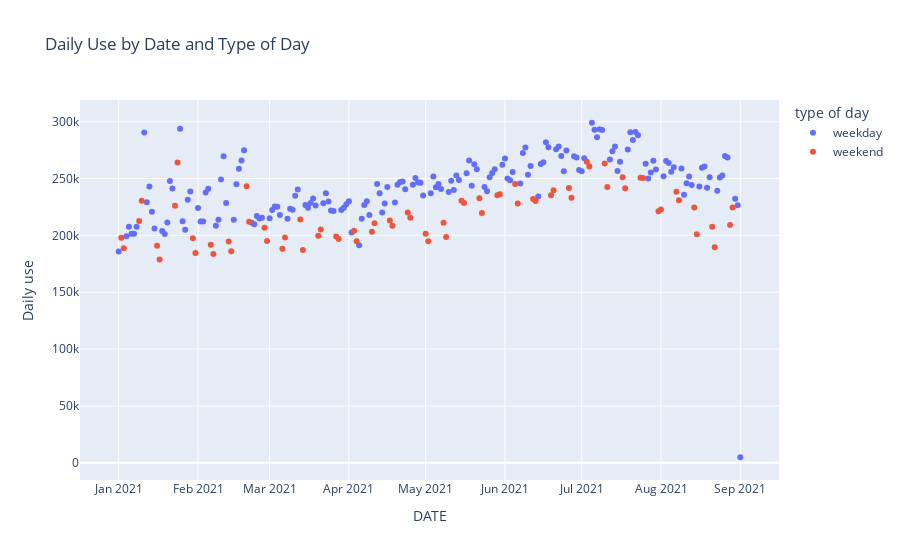

The notebook cell saved with this chart:
### Code cell
import plotly.express as px



fig = px.scatter(price_demand_7, x='DATE', y='Daily use', color='type of day',title='Daily Use by Date and Type of Day')
fig.show()
